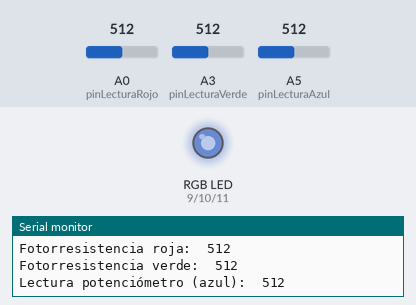
Bench run of a sketch on a simulated Arduino Uno, built with avr-gcc and run on an emulated ATmega328P. On the bench: an RGB LED mixed from three pins (HIGH = lit), the last lines printed to the serial monitor. The inputs (shaded band) are chosen by the test bench; at power-on: A0 (pinLecturaRojo) = 512, A3 (pinLecturaVerde) = 512, A5 (pinLecturaAzul) = 512. Dim RGB values are drawn brighter than linear.

Above: at 1.8 s.
1.9 s: A0 (pinLecturaRojo) set to 716
At 4.0 s:
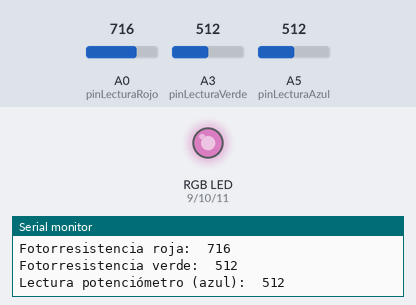
4.5 s: A3 (pinLecturaVerde) set to 716
At 7.3 s:
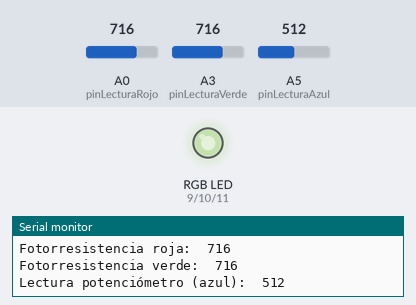
7.6 s: A5 (pinLecturaAzul) set to 716
At 10.4 s:
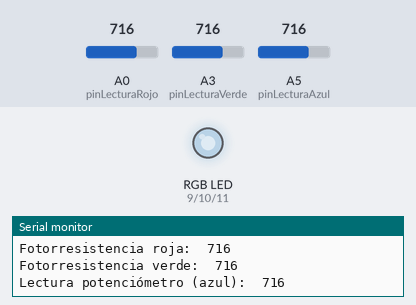
10.7 s: A0 (pinLecturaRojo) set to 900
At 12.8 s:
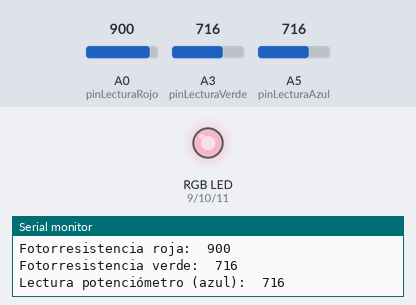
13.8 s: A3 (pinLecturaVerde) set to 900
At 16.1 s:
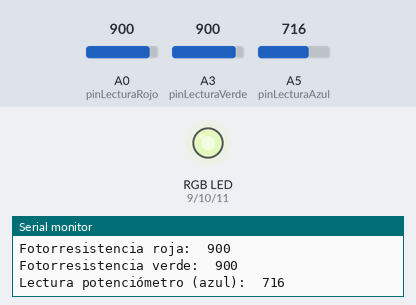
16.9 s: A5 (pinLecturaAzul) set to 900
At 19.4 s:
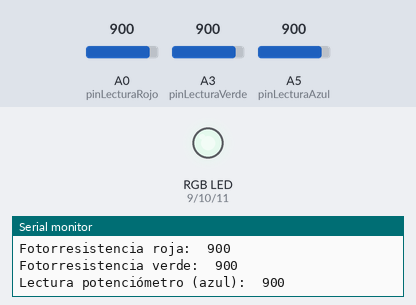
Timing chart, 0 to 20.9 s (numbered marks = the images above; inputs shaded):
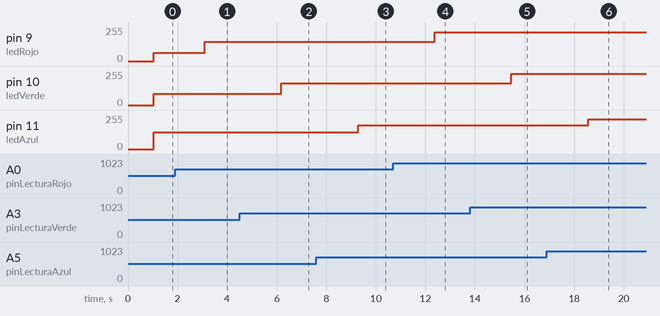

Measured:
- after the input at 1.9 s, pin 9 (ledRojo): 63/255 → 143/255 after 1.2 s
- after the input at 4.5 s, pin 10 (ledVerde): 83/255 → 163/255 after 1.7 s
- after the input at 7.6 s, pin 11 (ledAzul): 127/255 → 178/255 after 1.7 s
- after the input at 10.7 s, pin 9 (ledRojo): 143/255 → 215/255 after 1.7 s
- after the input at 13.8 s, pin 10 (ledVerde): 163/255 → 235/255 after 1.7 s
- after the input at 16.9 s, pin 11 (ledAzul): 178/255 → 224/255 after 1.7 s

The sketch:

6.ino
```cpp
#define pinLecturaRojo A0
#define pinLecturaVerde A3
#define pinLecturaAzul A5
#define ledRojo 9
#define ledVerde 10
#define ledAzul 11
int lecturaRojo, lecturaVerde, lecturaAzul, mapeoRojo, mapeoVerde, mapeoAzul;

void setup() {
  Serial.begin(9600);
  pinMode(pinLecturaRojo, INPUT);
  pinMode(pinLecturaVerde, INPUT);
  pinMode(pinLecturaAzul, INPUT);
  pinMode(ledRojo, OUTPUT);
  pinMode(ledVerde, OUTPUT);
  pinMode(ledAzul, OUTPUT);
  delay(1);
}

void loop() {
  lecturaRojo = analogRead(pinLecturaRojo);
  lecturaVerde = analogRead(pinLecturaVerde);
  lecturaAzul = analogRead(pinLecturaAzul);

  mapeoRojo = map(lecturaRojo, 350, 1000, 0, 255);
  mapeoVerde = map(lecturaVerde, 300, 950, 0, 255);
  mapeoAzul = map(lecturaAzul, 0, 1023, 0, 255);

  Serial.print("Fotorresistencia roja:\t");
  Serial.println(lecturaRojo);

  Serial.print("Fotorresistencia verde:\t");
  Serial.println(lecturaVerde);

  Serial.print("Lectura potenciómetro (azul):\t");
  Serial.println(lecturaAzul);

  delay(1000);
  Serial.println("");     // Deja una línea de separación

  analogWrite(ledRojo, mapeoRojo);
  analogWrite(ledVerde, mapeoVerde);
  analogWrite(ledAzul, mapeoAzul);
}
```
